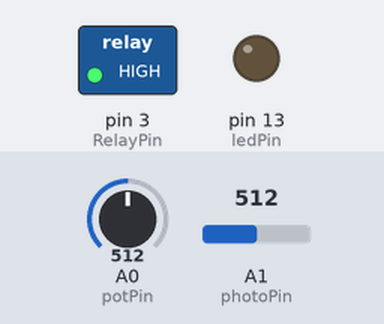
The sketch below on a simulated Arduino Uno, built with avr-gcc and run on an emulated ATmega328P. On the bench: switched loads named in the sketch (green lamp = pin HIGH), output pins drawn as LEDs (lit = HIGH). The test bench sets the inputs (shaded band); at power-on: A0 (potPin) = 512, A1 (photoPin) = 512.

Above: at 1.8 s.
1.9 s: A0 (potPin) set to 531
At 2.7 s:
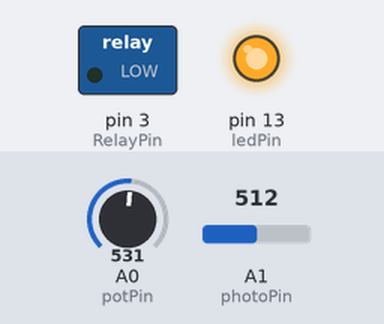
3.5 s: A0 (potPin) set to 511
At 4.3 s:
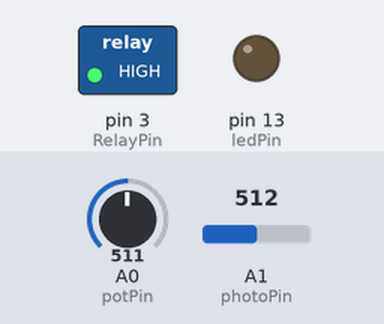
5.5 s: A0 (potPin) set to 716
At 7.0 s:
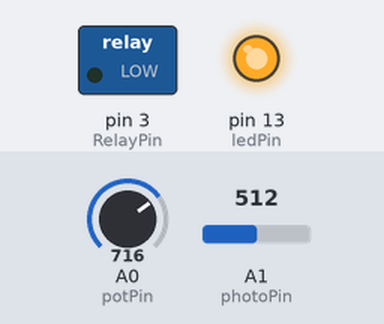
Timing chart, 0 to 8.5 s (numbered marks = the images above; inputs shaded):
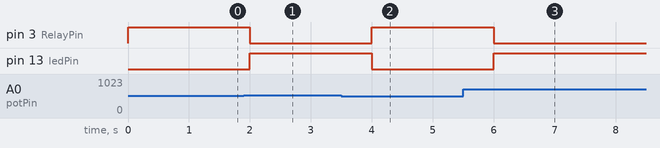

The sketch:

automation.ino
```cpp
/* YourDuinoStarter Example: Automation Example:
 This shows a way of organizing more complex automation software.
 It works the same as "Lighting Control Example"
 - Reads voltage on Analog Pin 0 and may display value
 - Reads voltage on Analog Pin 1 and may display value
 - Compares values and turns on light if it's darker than setting
 - SEE the comments after "//" on each line below
 - CONNECTIONS:
 - Potentiometer from +5 to Ground, center to pin A0
 - Photoresistor from +5V to pin A1, 10K from A1 to Gnd.
 - Relay may be connected to Pin 13 (or other if "ledPin" is changed.)
 - V1.04 02/11/13
 Questions: terry@yourduino.com */

/*-----( Import needed libraries )-----*/
//none
/*-----( Declare Constants and Pin Numbers )-----*/
#define potPin    A0  // In separate group of pins
#define photoPin  A1  // In separate group of pins
#define ledPin    13  // The onboard LED
#define RelayPin  3  // Control an active-low relay
/*-----( Declare objects )-----*/
//none
/*-----( Declare Variables )-----*/
int      potValue;    // Hold the values read in
int      photoValue;
boolean  lightsOn;         // Should Lights should be turned on?
boolean  Debug_ShowValues;  // Should values be sent to Serial Monitor?
// Boolean Values can be only "true" or "false"

void setup()   /****** SETUP: RUNS ONCE ******/
{
  pinMode(ledPin, OUTPUT);
  pinMode(RelayPin, OUTPUT);
  lightsOn         = false; // Start with Lights off
  Debug_ShowValues = false; // Do not show. Change this to test.
  if (Debug_ShowValues == true)
  {
    Serial.begin(9600);     //Start sending to "Serial Monitor"
    Serial.println("YourDuinoStarter Example: Automation Example.");
  }
}//--(end setup )---


void loop()   /****** LOOP: RUNS CONSTANTLY ******/
{
  ReadSensors();  // Each of these is a function defined below
  MakeDecisions();
  TakeActions();

  delay(1000);     // Wait 1 second
}//--(end main loop )---

/*-----( Declare User-written Functions )-----*/

void ReadSensors()
{
  potValue   = analogRead(potPin); //Read value
  photoValue = analogRead(photoPin); //Read value
  if (Debug_ShowValues == true)
  {
    Serial.print("POT VALUE = ");
    Serial.print(potValue,DEC); // Print value
    Serial.print("  PHOTORESISTOR VALUE = ");
    Serial.println(photoValue,DEC); // Print value
  }
}

/*---------------------------*/
void MakeDecisions()
{
  if (photoValue < potValue)
  {
    lightsOn = true;
  }
  else
  {
    lightsOn = false;
  }

}

/*---------------------------*/
void TakeActions()
{
  if (lightsOn == true)  // "==" means "compare Equal"
  {
    digitalWrite(ledPin, HIGH);
    digitalWrite(RelayPin, LOW);  // This relay is Active LOW!
  }
  else
  {
    digitalWrite(ledPin, LOW);
    digitalWrite(RelayPin, HIGH);
  }
}
//*********( THE END )***********
```

Measured:
- the behaviour switches between 512 and 513 on A0 (potPin) (found by bisection; images 0 and 1)
- after the input at 1.9 s, pin 3 (RelayPin): HIGH → LOW after 0.10 s; pin 13 (ledPin): LOW → HIGH after 0.10 s
- after the input at 3.5 s, pin 3 (RelayPin): LOW → HIGH after 0.50 s; pin 13 (ledPin): HIGH → LOW after 0.50 s
- after the input at 5.5 s, pin 3 (RelayPin): HIGH → LOW after 0.50 s; pin 13 (ledPin): LOW → HIGH after 0.50 s
